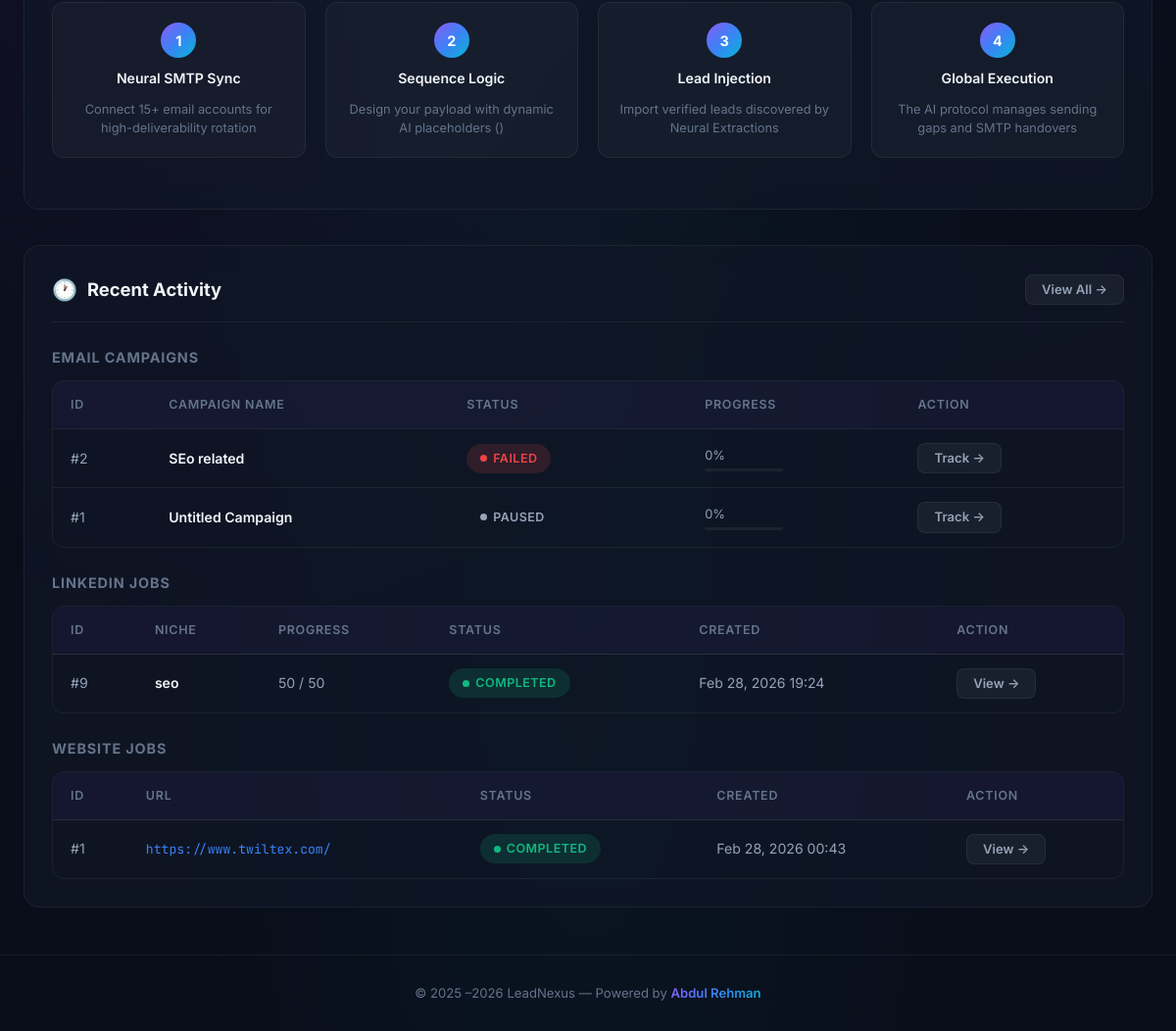
The app's page / (signed in, lower part), older data.
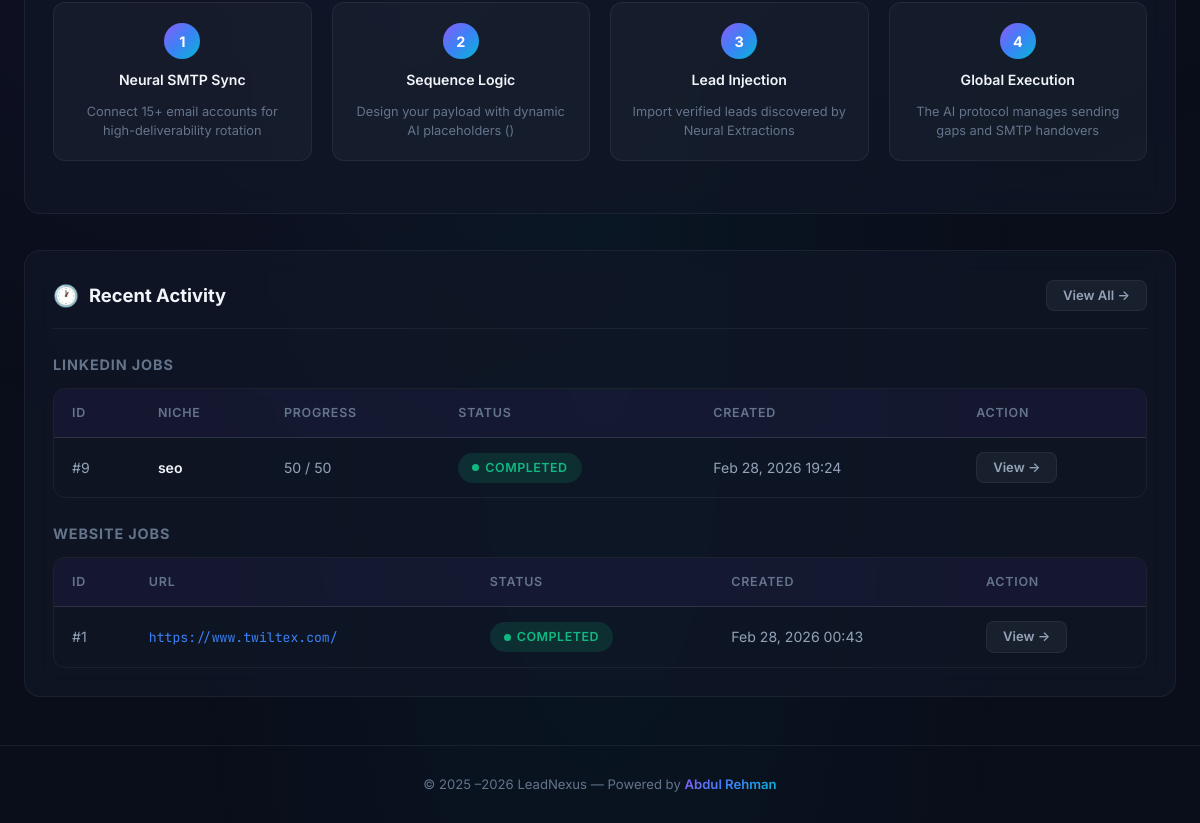
The same page, newer data.
### mail/models.py (models this page shows, shortened)
class EmailCampaign(models.Model):
    STATUS_CHOICES = [
        ('pending', 'Pending'),
        ('running', 'Running'),
        ('paused', 'Paused'),
        ('completed', 'Completed'),
        ('failed', 'Failed'),
    ]
    name = models.CharField(max_length=255, default="Untitled Campaign", help_text="A friendly name for your campaign")
    subject = models.CharField(max_length=255)
    body = models.TextField(help_text="Use {{ name }} for placeholders")
    gap_minutes = models.IntegerField(default=1, help_text="Wait time between each email")
    status = models.CharField(max_length=20, choices=STATUS_CHOICES, default='pending')
    created_at = models.DateTimeField(auto_now_add=True)
    updated_at = models.DateTimeField(auto_now=True)
    total_recipients = models.IntegerField(default=0)
    sent_count = models.IntegerField(default=0)
    failed_count = models.IntegerField(default=0)
    @property
    def progress_percentage(self):
        if self.total_recipients == 0:
            return 0
        return int(((self.sent_count + self.failed_count) / self.total_recipients) * 100)

### core/models.py (models this page shows, shortened)
class LinkedInScrapeJob(models.Model):
    STATUS_CHOICES = [
        ('pending',   'Pending'),
        ('running',   'Running'),
        ('completed', 'Completed'),
        ('failed',    'Failed'),
        ('cancelled', 'Cancelled'),
    ]
    niche           = models.CharField(max_length=500, help_text="Search niche / keywords")
    max_profiles    = models.PositiveIntegerField(default=50, help_text="Max profiles to scrape")
    scrape_websites = models.BooleanField(default=True, help_text="Also visit & scrape company websites")
    headless        = models.BooleanField(default=False, help_text="Run Chrome in headless mode")
    account = models.ForeignKey(
        LinkedInAccount,
        on_delete=models.SET_NULL,
        null=True,
        blank=True,
        related_name='jobs',
        help_text="Stored LinkedIn account to use for this job"
    )
    linkedin_email    = models.CharField(max_length=255, blank=True, default='', help_text="Manual email (overridden if account selected)")
    linkedin_password = models.CharField(max_length=255, blank=True, default='', help_text="Manual password (overridden if account selected)")
    status        = models.CharField(max_length=20, choices=STATUS_CHOICES, default='pending', db_index=True)
    error_message = models.TextField(blank=True, default='')
    progress      = models.PositiveIntegerField(default=0, help_text="Profiles scraped so far")
    created_at   = models.DateTimeField(auto_now_add=True)
    started_at   = models.DateTimeField(null=True, blank=True)
    completed_at = models.DateTimeField(null=True, blank=True)
    class Meta:
        ordering = ['-created_at']
        verbose_name = 'LinkedIn Scrape Job'

class ScrapeJob(models.Model):
    STATUS_CHOICES = [
        ('pending',   'Pending'),
        ('running',   'Running'),
        ('completed', 'Completed'),
        ('failed',    'Failed'),
        ('cancelled', 'Cancelled'),
    ]
    url               = models.URLField(max_length=2000, help_text="Target website URL")
    scrape_contact    = models.BooleanField(default=True, help_text="Also scrape contact/about pages")
    max_contact_pages = models.PositiveSmallIntegerField(default=3)
    status        = models.CharField(max_length=20, choices=STATUS_CHOICES, default='pending', db_index=True)
    error_message = models.TextField(blank=True, default='')
    created_at   = models.DateTimeField(auto_now_add=True)
    started_at   = models.DateTimeField(null=True, blank=True)
    completed_at = models.DateTimeField(null=True, blank=True)
    class Meta:
        ordering = ['-created_at']
        verbose_name = 'Website Scrape Job'

### core/template_views.py (the view)
# urls.py: path('',                       template_views.dashboard,           name='dashboard'),
@login_required
def dashboard(request):
    website_jobs  = ScrapeJob.objects.all()
    linkedin_jobs = LinkedInScrapeJob.objects.all()
    total_jobs = website_jobs.count() + linkedin_jobs.count()
    completed_jobs = (
        website_jobs.filter(status='completed').count()
        + linkedin_jobs.filter(status='completed').count()
    )
    running_jobs = (
        website_jobs.filter(status='running').count()
        + linkedin_jobs.filter(status='running').count()
    )
    failed_jobs = (
        website_jobs.filter(status='failed').count()
        + linkedin_jobs.filter(status='failed').count()
    )
    total_profiles = ScrapedLinkedInProfile.objects.count()
    emails_found = (
        ScrapedWebsite.objects.exclude(email__isnull=True).exclude(email='').count()
        + ScrapedLinkedInProfile.objects.exclude(website_email__isnull=True).exclude(website_email='').count()
    )
    return render(request, 'dashboard.html', {
        'active_page':     'dashboard',
        'total_jobs':      total_jobs,
        'completed_jobs':  completed_jobs,
        'running_jobs':    running_jobs,
        'failed_jobs':     failed_jobs,
        'total_profiles':  total_profiles,
        'emails_found':    emails_found,
        'recent_website_jobs':  website_jobs.order_by('-created_at')[:5],
        'recent_linkedin_jobs': linkedin_jobs.order_by('-created_at')[:5],
        'recent_campaigns': EmailCampaign.objects.all().order_by('-created_at')[:5],
    })

### templates/dashboard.html (shortened to what the changed rows need)
{% extends "base.html" %}
{% block content %}
{% if recent_website_jobs or recent_linkedin_jobs %}
<div style="margin-top: 36px;">
    <div class="card">
        <div class="card-header">
            <h2 class="card-title"><span class="card-icon">🕐</span> Recent Activity</h2>
            <a href="/jobs/" class="btn btn-secondary btn-sm">View All →</a>
        </div>
        {% if recent_campaigns %}
        <h3 style="margin-bottom: 12px; font-size: 0.9rem; color: var(--text-muted); text-transform: uppercase; letter-spacing: 0.06em;">Email Campaigns</h3>
        <div class="table-wrapper" style="margin-bottom: 24px;">
            <table class="data-table">
                <thead>
                    <tr>
                        <th>ID</th>
                        <th>Campaign Name</th>
                        <th>Status</th>
                        <th>Progress</th>
                        <th>Action</th>
                    </tr>
                </thead>
                <tbody>
                    {% for campaign in recent_campaigns %}
                    <tr>
                        <td>#{{ campaign.id }}</td>
                        <td class="cell-name">{{ campaign.name }}</td>
                        <td><span class="badge badge-{{ campaign.status }}"><span class="badge-dot"></span> {{ campaign.status|upper }}</span></td>
                        <td>
                            <div style="font-size: 0.8rem; margin-bottom: 2px;">{{ campaign.progress_percentage }}%</div>
                            <div style="width: 80px; height: 3px; background: var(--border); border-radius: 2px;">
                            </div>
                        </td>
                        <td><a href="/mail/campaign/{{ campaign.id }}/" class="btn btn-secondary btn-sm">Track →</a></td>
                    </tr>
                    {% endfor %}
                </tbody>
            </table>
        </div>
        {% endif %}
        {% if recent_linkedin_jobs %}
        <h3 style="margin-bottom: 12px; font-size: 0.9rem; color: var(--text-muted); text-transform: uppercase; letter-spacing: 0.06em;">LinkedIn Jobs</h3>
        <div class="table-wrapper" style="margin-bottom: 24px;">
            <table class="data-table">
                <thead>
                    <tr>
                        <th>ID</th>
                        <th>Niche</th>
                        <th>Progress</th>
                        <th>Status</th>
                        <th>Created</th>
                        <th>Action</th>
                    </tr>
                </thead>
                <tbody>
                    {% for job in recent_linkedin_jobs %}
                    <tr>
                        <td>#{{ job.id }}</td>
                        <td class="cell-name">{{ job.niche }}</td>
                        <td>{{ job.progress }} / {{ job.max_profiles }}</td>
                        <td><span class="badge badge-{{ job.status }}"><span class="badge-dot"></span> {{ job.status }}</span></td>
                        <td>{{ job.created_at|date:"M d, Y H:i" }}</td>
                        <td><a href="/linkedin-job/{{ job.id }}/" class="btn btn-secondary btn-sm">View →</a></td>
                    </tr>
                    {% endfor %}
                </tbody>
            </table>
        </div>
        {% endif %}
        {% if recent_website_jobs %}
        <h3 style="margin-bottom: 12px; font-size: 0.9rem; color: var(--text-muted); text-transform: uppercase; letter-spacing: 0.06em;">Website Jobs</h3>
        <div class="table-wrapper">
            <table class="data-table">
                <thead>
                    <tr>
                        <th>ID</th>
                        <th>URL</th>
                        <th>Status</th>
                        <th>Created</th>
                        <th>Action</th>
                    </tr>
                </thead>
                <tbody>
                    {% for job in recent_website_jobs %}
                    <tr>
                        <td>#{{ job.id }}</td>
                        <td class="cell-url">{{ job.url|truncatechars:60 }}</td>
                        <td><span class="badge badge-{{ job.status }}"><span class="badge-dot"></span> {{ job.status }}</span></td>
                        <td>{{ job.created_at|date:"M d, Y H:i" }}</td>
                        <td><a href="/website-job/{{ job.id }}/" class="btn btn-secondary btn-sm">View →</a></td>
                    </tr>
                    {% endfor %}
                </tbody>
            </table>
        </div>
        {% endif %}
    </div>
</div>
{% endif %}
{% endblock %}

Row changes from the older to the newer data that the page shows:
removed EmailCampaign: id "2", name "SEo related", status "FAILED", progress_percentage "0"
removed EmailCampaign: id "1", name "Untitled Campaign", status "PAUSED", progress_percentage "0"
Text that changed along with them:
text no longer shown: "EMAIL CAMPAIGNS ID CAMPAIGN NAME STATUS PROGRESS ACTION"
